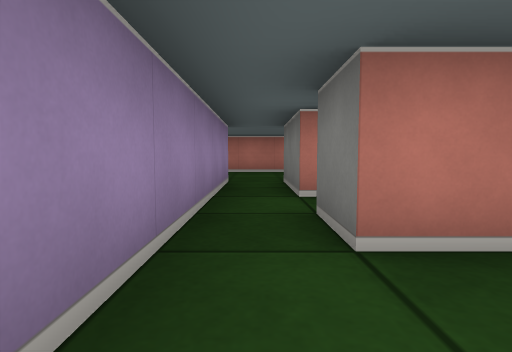
View 1 (above)

19 first-person views from a walk through a cub3D maze. The camera is about half as high as the walls, tilts 4° down and sees 80° across. The floor is counted in squares. Each view is taken from the middle of a square. On the plan, view 1 faces up. The plan holds only what a view shows up to about 9 squares ahead; the rest is blank.

View 2
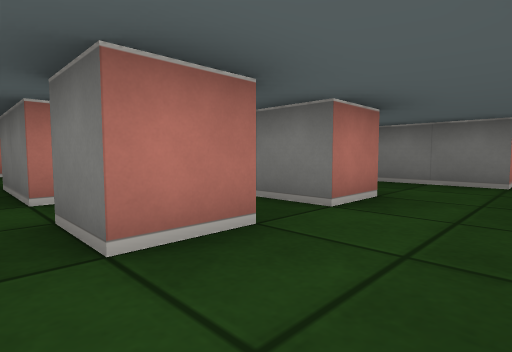

View 3
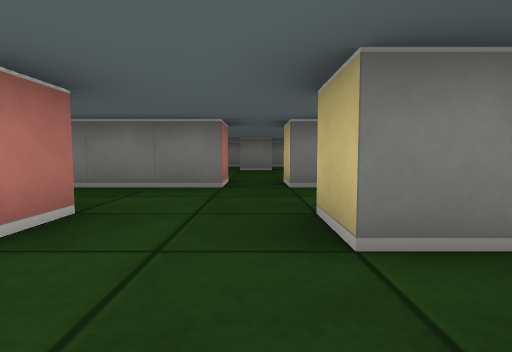

View 4
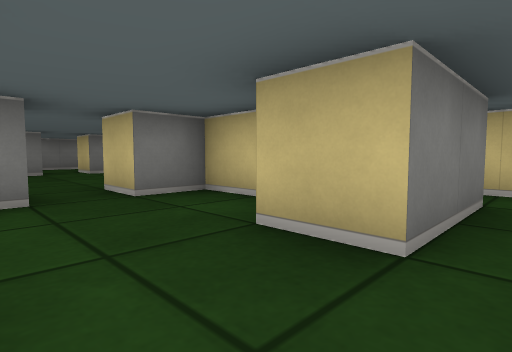

View 5
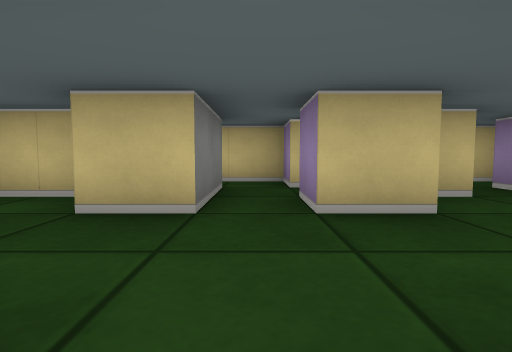

View 6
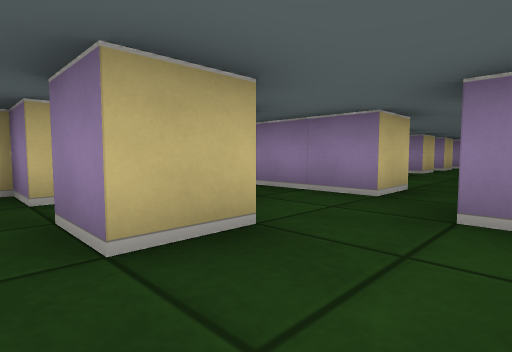

View 7
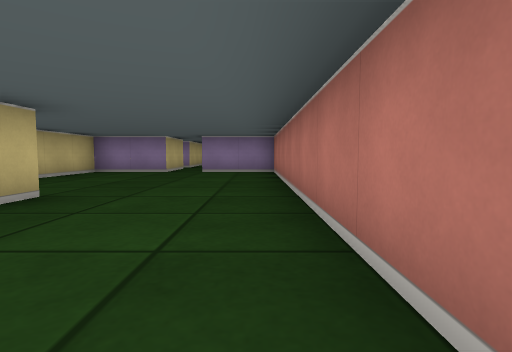

View 8
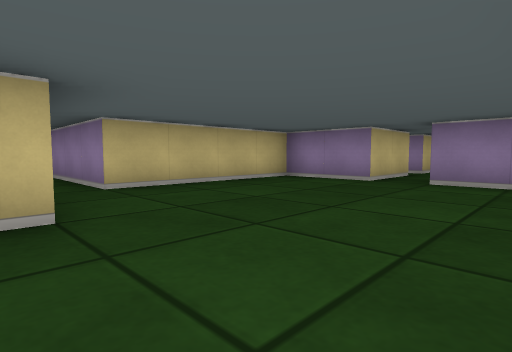

View 9
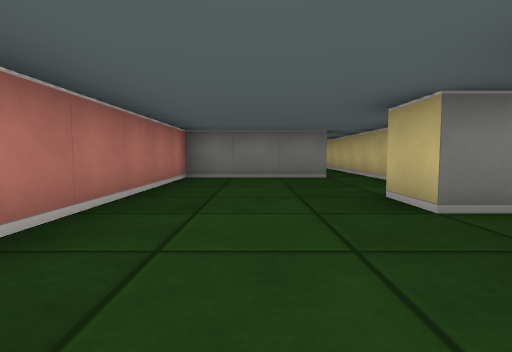

View 10
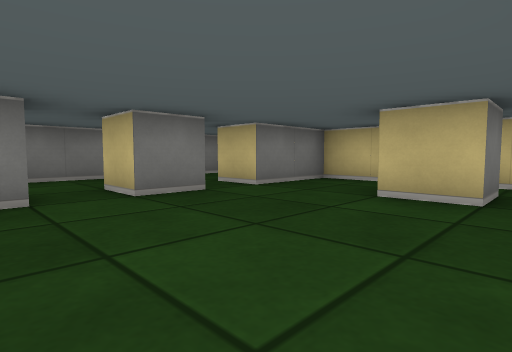

View 11
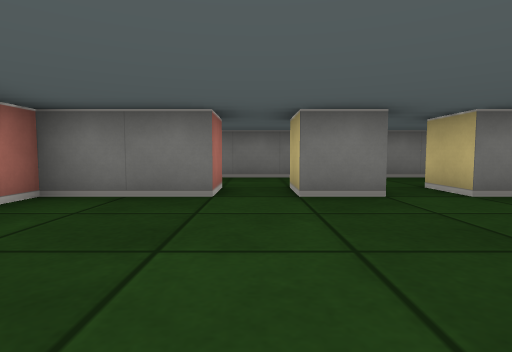

View 12
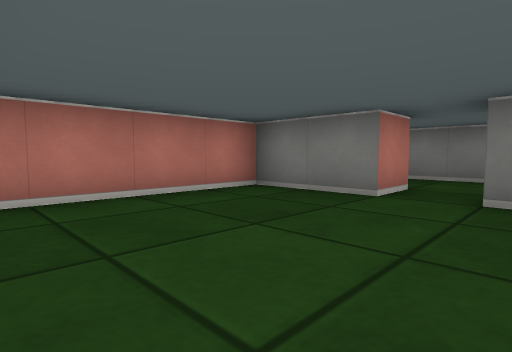

View 13
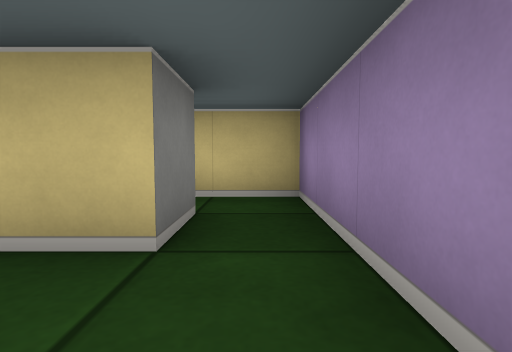

View 14
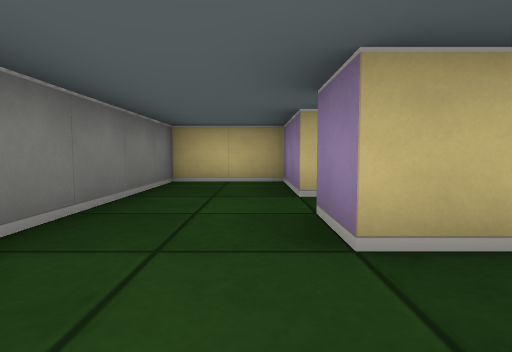

View 15
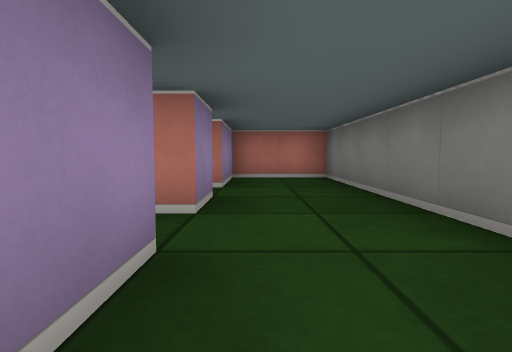

View 16
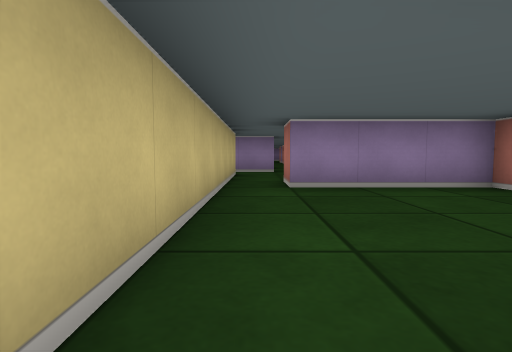

View 17
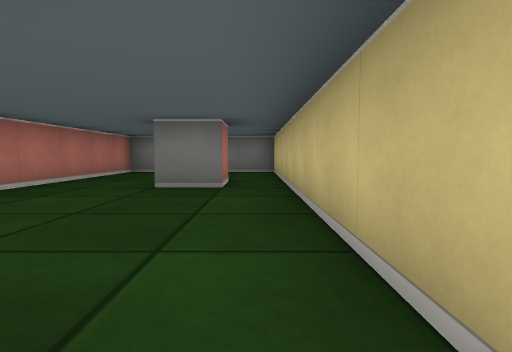

View 18
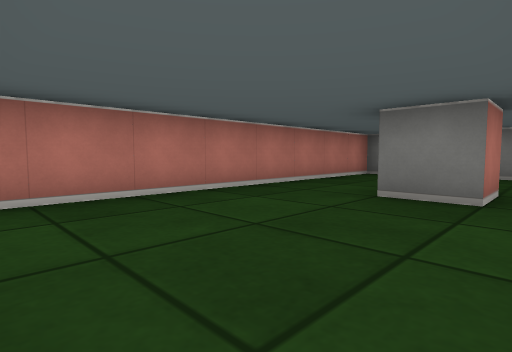

View 19
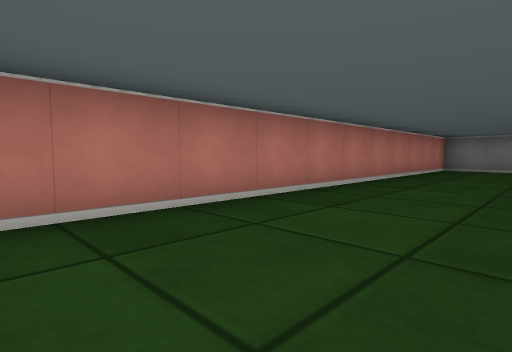

### Floor plan
Ten units are one square. View 1 is at (0, 0); x grows to the right and y downward. Boxes are objects, and circles mark ways between rooms. Rooms are numbered by the first view taken in them; rooms with no view inside come last. Other rooms are left out.
<svg viewBox="-75 -90 215 130">
<path fill="none" stroke="#000" d="M15 -15 5 -15 5 -25M4 5 15 5 15 15M36 -15 25 -15 25 -25M40 15 55 15 55 5 65 5M25 26 25 5 35 5M-6 15 0 15M-15 5 -15 25M-5 -35 -5 -5M65 -5 55 -5 55 -28M-24 35 -19 35M-5 -55 -5 -35M-16 -55 -9 -55M5 -34 5 -55 15 -55 15 -44M26 -45 46 -45M-65 -55 -65 -35 -25 -35 -25 -5M45 -55 45 -85 -65 -85 -65 -65M-26 5 -15 5M105 6 105 -5 115 -5 115 5 111 5M65 5 65 35 78 35M92 35 105 35 105 15 115 15 115 35 135 35 135 -35 115 -35 115 -15 105 -15 105 -35 72 -35M75 26 75 15 85 15M106 -55 95 -55 95 -65M46 -45 135 -45 135 -59M135 -78 135 -85 55 -85 55 -55 45 -55"/>
<circle cx="-20" cy="0" r="3" fill="#2a7"/>
<circle cx="0" cy="-45" r="3" fill="#2a7"/>
<circle cx="60" cy="0" r="3" fill="#2a7"/>
<circle cx="50" cy="-50" r="3" fill="#2a7"/>
<text x="20" y="0">1</text>
<text x="-10" y="-60">2</text>
<text x="100" y="0">3</text>
<text x="90" y="-60">4</text>
</svg>
Room 1 opens to room 2. Room 1 opens to room 3. Room 2 opens to room 4.

Where each view was taken, in squares from view 1:
view 1: 0 up, 0 right, facing up
view 2: 0 up, 0 right, facing up-right
view 3: 0 up, 1 right, facing right
view 4: 1 up, 2 right, facing down-right
view 5: 2 up, 2 right, facing down
view 6: 1 up, 2 right, facing down-left
view 7: 8 up, 2 right, facing left
view 8: 8 up, 1 left, facing down-left
view 9: 7 up, 2 left, facing right
view 10: 2 up, 7 right, facing down-right
view 11: 1 up, 7 right, facing right
view 12: 0 up, 7 right, facing up-right
view 13: 0 up, 7 right, facing down
view 14: 2 up, 12 right, facing down
view 15: 3 down, 12 right, facing up
view 16: 5 up, 10 right, facing left
view 17: 5 up, 5 right, facing right
view 18: 5 up, 6 right, facing up-right
view 19: 6 up, 6 left, facing up-right
